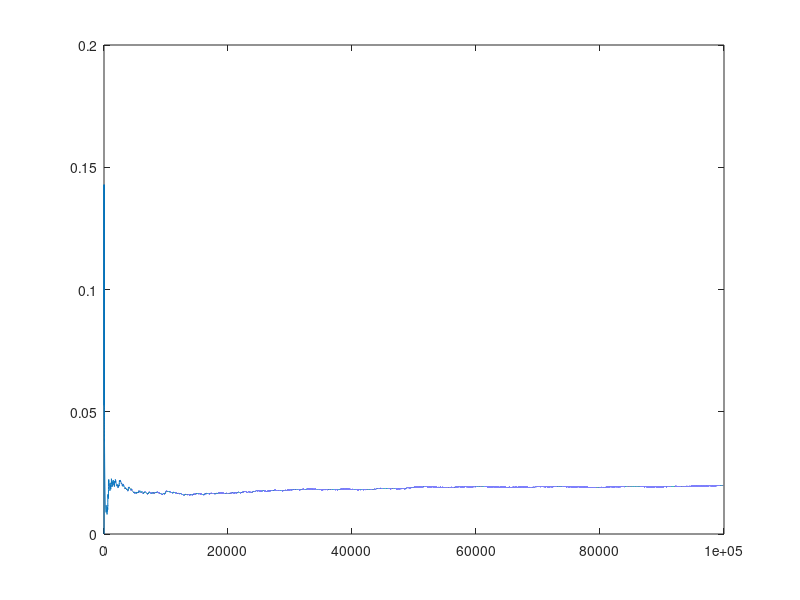

This figure's MATLAB source:
% Function implementing Gibb's Sampler

M2 = 100000;                          
M1 = M2 / 2;                        
eta     = .99;                    
theta   = .97;                      
gamma   = .4024;                   
delta   = .9998;                   


Disease = zeros(1,M2);             
Test    = zeros(1,M2);             
Pi.prop = zeros(1,M2);              
Sum     = 0;                      
Disease(1,1) = 0;                    
                                   
for m = 2:M2
      if (Disease(1,m-1) == 1)
            Test(1,m-1) = binornd(1,eta);
      else
            Test(1,m-1) = binornd(1,1-theta);
      end
      if (Test(1,m-1) == 1) 
            Disease(1,m) = binornd(1,gamma);
      else
            Disease(1,m) = binornd(1,1-delta);
      end         
      Sum = Sum + Disease(1,m);
      Pi.prop(1,m) = Sum / m;
end

D1count = sum(Disease(1,M1+1:M2));            
Pi.post = D1count / (M2 - M1);

Pi.post
plot(Pi.prop);
     
     